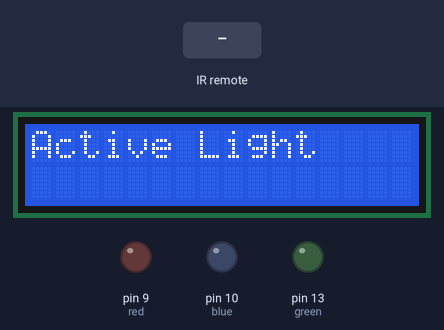
A sketch run on a simulated Arduino Uno, built with avr-gcc and run on an emulated ATmega328P. Parts: 16×2 character LCD, output pins drawn as LEDs (lit = HIGH). Inputs (shaded band) come from the test bench. What the sketch prints to the serial monitor is not drawn.

Above: at 1.2 s.
1.3 s: infrared code 0xFD08F7 received
At 2.5 s:
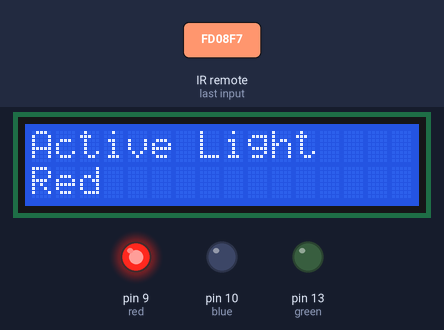
2.8 s: infrared code 0xFD48B7 received
At 4.0 s:
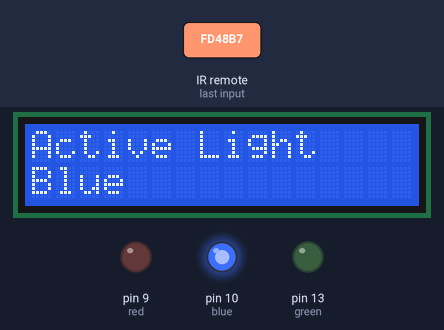
4.3 s: infrared code 0xFD8877 received
At 5.3 s:
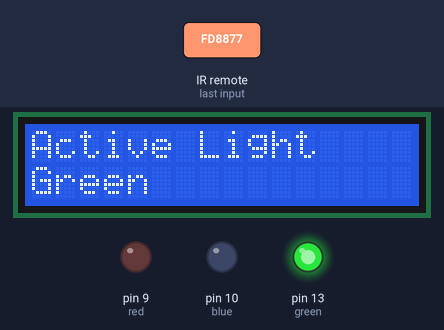
Timing chart, 0 to 7.3 s (numbered marks = the images above; inputs shaded):
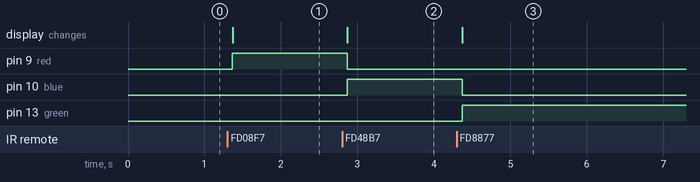

The sketch:

IR_remote+LCD.ino
```cpp
#include <IRremote.h>
#include <LiquidCrystal.h>
LiquidCrystal lcd(12, 11, 5, 4, 3, 2);
int red=9;
int green=13;
int blue=10;
int RECV_PIN = 6;

IRrecv irrecv(RECV_PIN);

decode_results results;

void setup()
{
  lcd.begin(16,2);
  pinMode(red,OUTPUT);
  pinMode(blue,OUTPUT);
  pinMode(green,OUTPUT);
  lcd.setCursor(0,0);
  lcd.print("Active Light");
  Serial.begin(9600);
  irrecv.enableIRIn();
}

void loop() {
  if (irrecv.decode(&results)) {
    Serial.println(results.value, HEX);
    irrecv.resume(); // Receive the next value

    if(results.value==0xFD08F7){
      digitalWrite(red,HIGH);
      digitalWrite(green,LOW);
      digitalWrite(blue,LOW);
      lcd.setCursor(0,1);
      lcd.print("Red  ");
    }
       else if(results.value==0xFD48B7){
      digitalWrite(red,LOW);
      digitalWrite(green,LOW);
      digitalWrite(blue,HIGH);
      lcd.setCursor(0,1);
      lcd.print("Blue  ");
    }
       else if(results.value==0xFD8877){
      digitalWrite(red,LOW);
      digitalWrite(green,HIGH);
      digitalWrite(blue,LOW);
      lcd.setCursor(0,1);
      lcd.print("Green");
    }
  }
  delay(100);
}
```

Measured:
- after the input at 1.3 s, pin 9 (red): LOW → HIGH after 0.07 s; the display: changes after 0.07 s (image 1)
- after the input at 2.8 s, pin 9 (red): HIGH → LOW after 0.07 s; pin 10 (blue): LOW → HIGH after 0.07 s; the display: changes after 0.07 s (image 2)
- after the input at 4.3 s, pin 10 (blue): HIGH → LOW after 0.07 s; pin 13 (green): LOW → HIGH after 0.07 s; the display: changes after 0.07 s (image 3)
